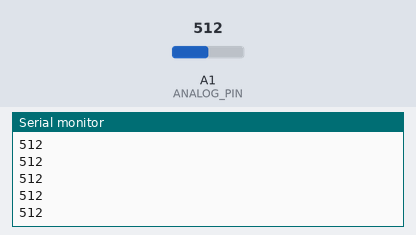
This program was run on a simulated Arduino Nano, built with avr-gcc and run on an emulated ATmega328P. Parts: the last lines printed to the serial monitor. The test bench sets the inputs (shaded band); at power-on: A1 (ANALOG_PIN) = 512.

Above: at 1.2 s.
1.3 s: A1 (ANALOG_PIN) set to 716
At 1.8 s:
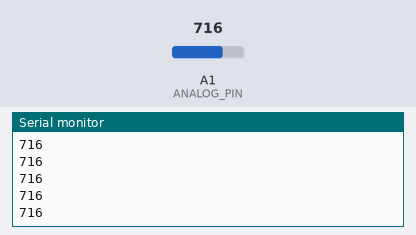
2.8 s: A1 (ANALOG_PIN) set to 900
At 3.3 s:
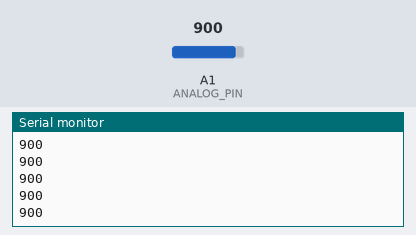
Timing chart, 0 to 5.8 s (numbered marks = the images above; inputs shaded):
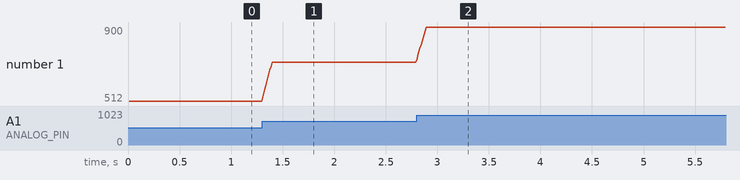

The program:

main.cpp
```cpp
#include <Arduino.h>
#include <mcp_can.h>
#include <SPI.h>
#include <RunningAverage.h>
#include <arduino-timer.h>

#define ANALOG_PIN A1
#define CAN_CS_PIN 10

constexpr unsigned long CAN_ID = 0x100u;
constexpr unsigned long CAN_SEND_DELAY_MS = 100;
constexpr unsigned long PEDAL_READ_DELAY_MS = 10;
constexpr unsigned long MAX_AVG_READINGS = 10;

MCP_CAN CAN0(CAN_CS_PIN);
byte canData[1];
RunningAverage readings(MAX_AVG_READINGS);
auto timer = timer_create_default();
int pedalValue = 0;

bool updatePedalValue(void *)
{
  readings.addValue(analogRead(ANALOG_PIN));
  pedalValue = readings.getAverage();
  Serial.println(pedalValue);
  return true;
}

bool sendCanData(void *)
{
  canData[0] = pedalValue;
  byte sndStat = CAN0.sendMsgBuf(CAN_ID, 0, sizeof(canData), canData);
  if (sndStat == CAN_OK)
  {
    Serial.println("Message Sent Successfully!");
    return true;
  }
  else
  {
    Serial.print("Error Sending Message: ");
    Serial.println(sndStat);
    return false;
  }
}

void setup()
{
  Serial.begin(115200);

  readings.clear();

  if (CAN0.begin(MCP_ANY, CAN_1000KBPS, MCP_16MHZ) == CAN_OK)
    Serial.println("MCP2515 Initialized Successfully!");
  else
    Serial.println("Error Initializing MCP2515...");

  CAN0.setMode(MCP_LOOPBACK);

  timer.every(PEDAL_READ_DELAY_MS, updatePedalValue);
  timer.every(CAN_SEND_DELAY_MS, sendCanData);
}

void loop()
{
  timer.tick();
}
```

Measured:
- after the input at 1.3 s, the serial monitor: prints a new line at once (image 1)
- after the input at 2.8 s, the serial monitor: prints a new line at once (image 2)
- plotted number 1: 512 → 716 after the input at 1.3 s, 716 → 900 after the input at 2.8 s
